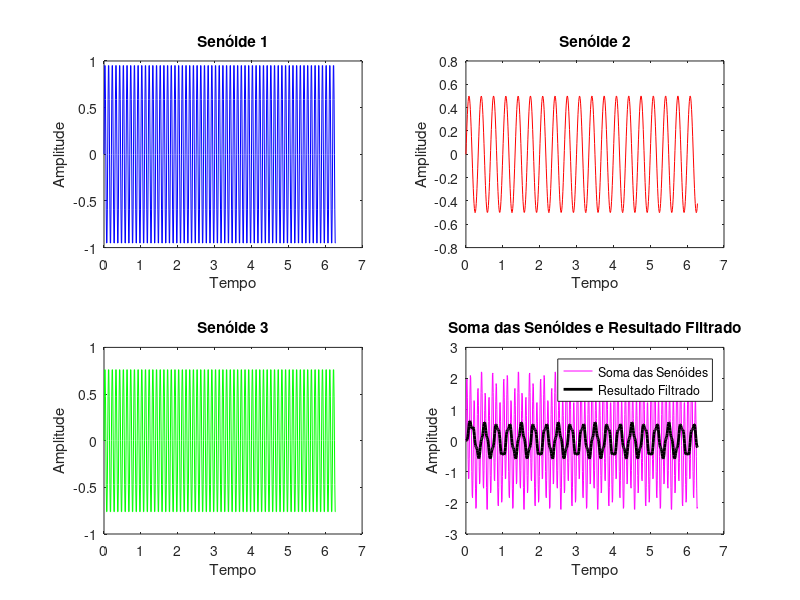

Reproduce this figure in MATLAB. (Note: this script raises an error after producing the figure.)
% Definição dos parâmetros das senoides
A1 = 1;     % Amplitude da primeira senoide
f1 = 10;    % Frequência da primeira senoide

A2 = 0.5;   % Amplitude da segunda senoide
f2 = 3;     % Frequência da segunda senoide

A3 = 0.8;   % Amplitude da terceira senoide
f3 = 10;    % Frequência da terceira senoide

% Definição do vetor de tempo
t = 0:0.01:2*pi;  % De 0 a 2*pi, com incremento de 0.01

% Cálculo das senoides
senoide1 = A1 * sin(2*pi*f1*t);
senoide2 = A2 * sin(2*pi*f2*t);
senoide3 = A3 * sin(2*pi*f3*t);

% Soma das senoides
soma_senoides = senoide1 + senoide2 + senoide3;

% Definição do filtro passa-baixas Butterworth
ordem = 4; % Ordem do filtro
fc = 5;    % Frequência de corte
fs = 100;  % Frequência de amostragem

% Normalização da frequência de corte
fc_norm = fc / (fs/2);

% Coeficientes do filtro passa-baixas Butterworth
[b, a] = butter(ordem, fc_norm, 'low');

% Aplicação do filtro na soma das senoides
soma_filtrada = filter(b, a, soma_senoides);

% Calcula a FFT da soma filtrada para o domínio da frequência
soma_fft = fft(soma_filtrada);
N = length(soma_fft);
frequencies = (0:N-1)*(fs/N);

% Plotagem das senoides individuais, soma e resultado filtrado
figure;
subplot(2,2,1);
plot(t, senoide1, 'b');
title('Senóide 1');
xlabel('Tempo');
ylabel('Amplitude');

subplot(2,2,2);
plot(t, senoide2, 'r');
title('Senóide 2');
xlabel('Tempo');
ylabel('Amplitude');

subplot(2,2,3);
plot(t, senoide3, 'g');
title('Senóide 3');
xlabel('Tempo');
ylabel('Amplitude');

subplot(2,2,4);
plot(t, soma_senoides, 'm');
hold on;
plot(t, soma_filtrada, 'k', 'LineWidth', 2);
hold off;
title('Soma das Senóides e Resultado Filtrado');
xlabel('Tempo');
ylabel('Amplitude');
legend('Soma das Senóides', 'Resultado Filtrado');

% Exibição do gráfico
sgtitle('Soma de 3 Senoides com Filtro Butterworth Passa-Baixas');

% Plotagem do resultado da FFT
figure;
plot(frequencies, abs(soma_fft));
title('FFT da Soma Filtrada');
xlabel('Frequência (Hz)');
ylabel('Amplitude FFT');

